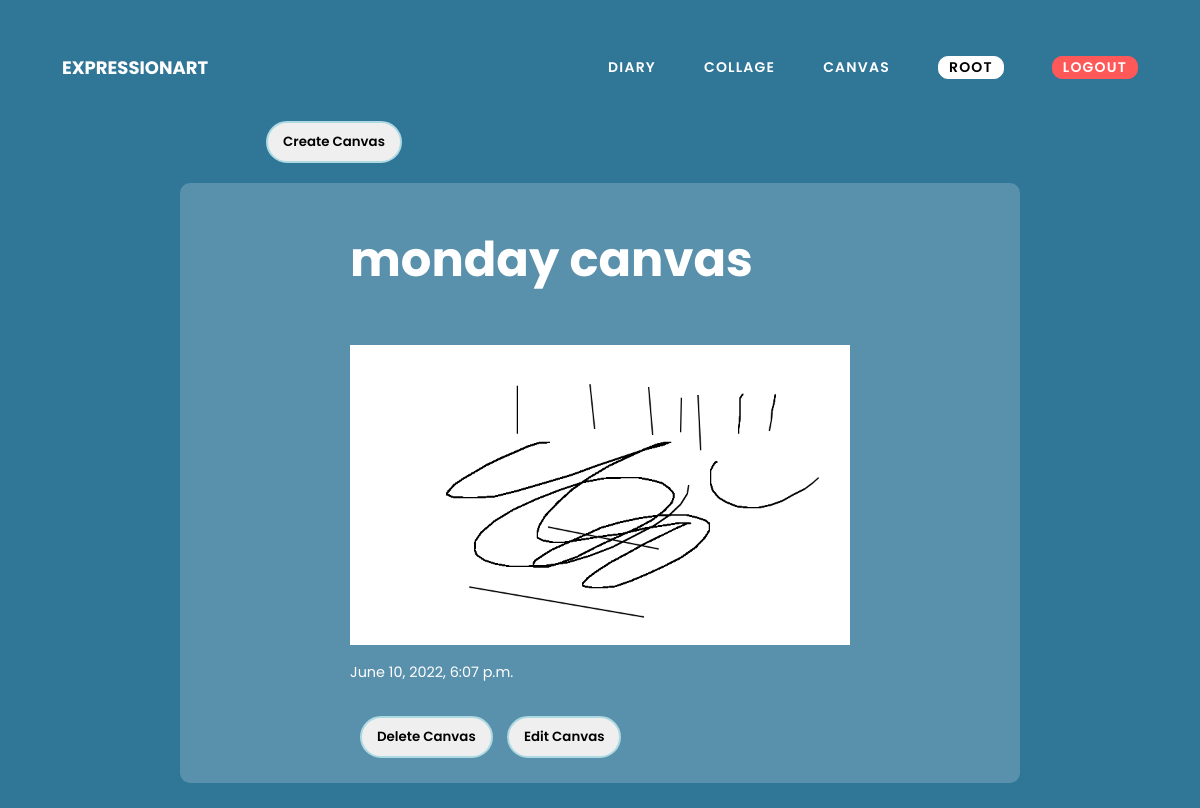
The page /canvas/1/ (signed in) on the database its author committed.
### accounts/models.py (models this page shows, shortened)
class Canvas(models.Model):
    user = models.ForeignKey(settings.AUTH_USER_MODEL, null=True, on_delete=models.SET_NULL)
    date_created = models.DateTimeField(auto_now_add=True, null=True)
    canvas_name = models.CharField(max_length=200, unique=True, null=True)
    canvas_pic = models.ImageField(upload_to='images/')

### accounts/views.py (the view)
# urls.py: path('canvas/<str:pk_test>/', views.canvas, name="canvass"),
@login_required(login_url='login')
def canvas(request, pk_test):
    user = User.objects.get(id=pk_test)
    canvass = Canvas.objects.all()
    canvass = user.canvas_set.all()
    posts=[dict(id=i.id,title=i.canvas_name) for i in Canvas.objects.order_by('id')]
    context = {'canvass':canvass, 'user':user, 'posts':posts}
    return render(request, 'accounts/canvas.html', context)

### accounts/templates/accounts/canvas.html (shortened to what this page needs)
{% extends 'accounts/main.html' %}
{% load static %}
{% block content %}
<link rel="stylesheet" href="{% static 'main.css' %}">
    <a class="btn_cd" href="{% url 'canvas_creator' user.id %}"><button>Create Canvas</button></a>
{% for canva in canvass %}
<div class="containerz ">
    <h1>{{canva.canvas_name}}</h1>
    <img src="/images/{{canva.canvas_pic}}" width="500" heigh="500" class="canva_pic">
    <span id='date-time'>{{canva.date_created}}</span>
    <p>
        <a class="btn_dd" href="{% url 'delete_canvas' canva.id %}"><button>Delete Canvas</button></a>
        <a class="btn_dd" href="{% url 'edit_canvas' canva.id %}"><button>Edit Canvas</button></a>
    </p>
</div>
{% endfor %}
{% endblock %}

### accounts/templates/accounts/navbar.html (shortened to what this page needs)
{% load static %}
<!DOCTYPE html>
    <head>
        <link rel="stylesheet" href="{% static 'navbar.css' %}">
    </head>
    <body>
        <div class="container">
            <nav>
                <div class="logo">
                    <a href="{% url 'home' %}">ExpressionArt</a>
                </div>
                <div class="nav-wrapper">
                    <ul>
                        <li><a href="{% url 'diarys' request.user.id %}" class="diary">Diary</a></li>
                        <li><a href="{% url 'collages' request.user.id %}" class="collage">Collage</a></li>
                        <li><a href="{% url 'canvass' request.user.id %}" class="canvas">Canvas</a></li>
                        <li><a href="{% url 'clients' request.user.id %}" class="user" class="user">{{request.user}}</a></li>
                        <li><a class="logout" href="{% url 'logout' %}" class="logout">Logout</a></li>
                    </ul>
                </div>
            </nav>
        </div>
    </body>
</html>

### static/navbar.css (style rules this page uses)
* { box-sizing: border-box; }
html { margin: 0; padding: 0; width: 100%; height: 100vh; }
body { margin: 0; padding: 0; width: 100%; height: 100vh; font-family: Poppins; font-weight: 400; background: url(background-img.jpg); background-position: center; background-size: cover; }
nav { padding: 8px; }
.logo { float: left; padding: 8px; margin-left: 16px; margin-top: 8px; }
.logo a { color: white; text-transform: uppercase; font-weight: 700; font-size: 18px; letter-spacing: 0px; text-decoration: none; }
nav ul { float: right; }
nav ul li { display: inline-block; float: left; }
nav ul li:not(:first-child) { margin-left: 48px; }
nav ul li:last-child { margin-right: 24px; }
nav ul li a { display: inline-block; outline: none; color: white; text-transform: uppercase; text-decoration: none; font-size: 14px; letter-spacing: 1.2px; font-weight: 600; }

### static/main.css (style rules this page uses)
:root { --bgclr: #307697; --lfont: #ADDAE2; --border-clr: #ADDAE2; }
* { box-sizing: border-box; font-family: 'Poppins', sans-serif; }
body { background: var(--bgclr); margin: 0; padding: 30px; }
.btn_cd button { padding: 9px 15px; margin-top: 50px; margin-left: 50px; border: 2px solid var(--border-clr); color: black; border-radius: 50px; cursor: pointer; font-family: 'Poppins', sans-serif; font-weight: 600; }
.btn_dd button { padding: 9px 15px; border: 2px solid var(--border-clr); border-radius: 50px; cursor: pointer; font-family: 'Poppins', sans-serif; font-weight: 600; margin-left: 10px; color: black; }
.containerz { position: relative; margin-left: 150px; margin-right: 150px; height: 600px; background: rgba(255, 255, 255, 0.2); margin-top: 20px; border-radius: 10px; display: grid; justify-content: center; align-items: center; color: white; }
.containerz h1 { font-size: 3rem; }
.containerz span { font-size: 0.9rem; }

### accounts/templates/accounts/navbar.html (style rules this page uses)
.logout { border: 1px solid rgb(255, 88, 88); border-radius: 10px; padding-left: 10px; padding-right: 10px; background-color: rgb(255, 88, 88); }
.user { border: 1px solid white; border-radius: 10px; padding-left: 10px; padding-right: 10px; background-color: white; color: black; }

### rows shown on the page
Canvas: canvas_name "monday canvas", canvas_pic (picture), date_created "June 10, 2022, 6:07 p.m."

### other values the page prints
{{ request.user }} "ROOT"
